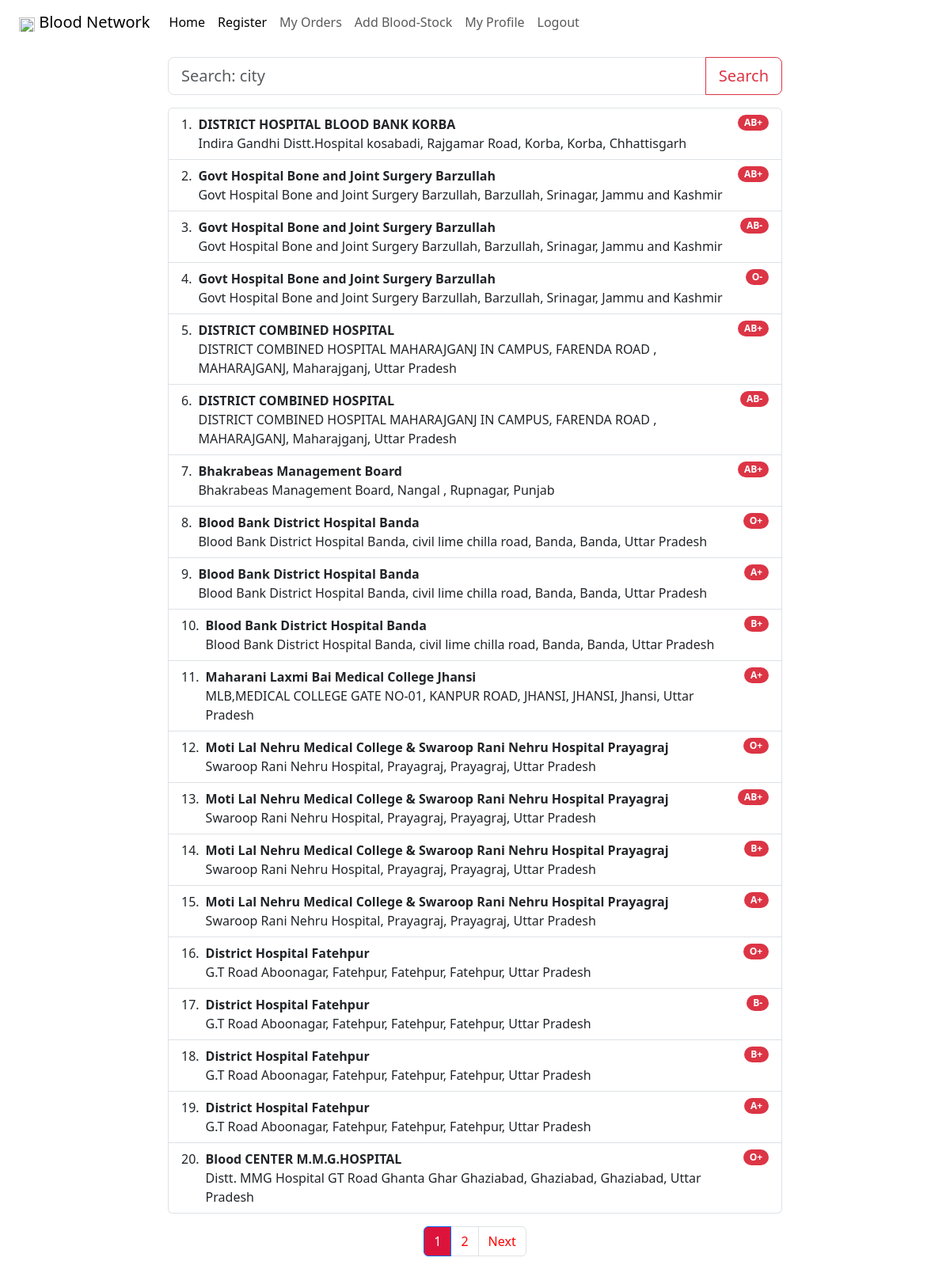
The page / on the database its author committed.
### homepage/models.py (models this page shows, shortened)
class bloodStock(models.Model):
    BLOOD_TYPE = (
        ('A+', 'A+'),
        ('A-', 'A-'),
        ('B+', 'B+'),
        ('B-', 'B-'),
        ('AB+', 'AB+'),
        ('AB-', 'AB-'),
        ('O+', 'O+'),
        ('O-', 'O-'),
    )
    blood_bank = models.ForeignKey(User, on_delete=models.CASCADE)
    blood_type = models.CharField(max_length=30, choices=BLOOD_TYPE)
    quantity = models.IntegerField(default=0)

class User(AbstractUser):
    USER_TYPE =(
        ('provider', 'provider'),
        ('reciever', 'reciever'),
    )
    profile_img = models.ImageField(upload_to="profile_img/", blank=True)
    contact_no = models.CharField(max_length=200, blank=True)
    address = models.CharField(max_length=200, blank=True)
    city = models.CharField(max_length=100, blank=True)
    state = models.CharField(max_length=100, blank=True)
    user_type = models.CharField(max_length=20, choices=USER_TYPE)

### homepage/views.py (the view)
# urls.py: path("", views.index, name="index_view"),
def index(request):
    list = bloodStock.objects.all()
    paginator = pg(list, 20)
    page_number = request.GET.get("page")
    page_obj = paginator.get_page(page_number)
    return render(request, "homepage/index.html", {
        "message": "Homepage",
        "list": page_obj
    })

### homepage/templates/homepage/index.html (shortened to what this page needs)
{% extends 'homepage/layout.html'%}
{% load static %}
{% block style %}<link rel="stylesheet" href="{% static 'homepage/style.css' %}" />{% endblock %}
{% block body %}
<div class="row justify-content-center align-items-end" style="height: 10vh;">
  <div class="col-8 bg-white">
    <form action="{% url 'search_view' %}">
      <div class="input-group input-group-lg mb-3">
        <input type="text" class="form-control" name="query" placeholder="Search: city" aria-label="Search"
          aria-describedby="button-addon2" value="{{value}}">
        <button class="btn btn-outline-danger" type="submit" id="button-addon2">Search</button>
      </div>
    </form>
  </div>
</div>
<div class="row justify-content-center">
  <div class="col-8">
    <ol class="list-group " id="listTable">
      {% if not list %}
        <h4 class="align-self-center">No Data</h4>
      {% else %}
        {% for listing in list %}
          <li data-listId="{{ listing.id }}" class="list-group-item d-flex justify-content-between align-items-start blood-list">
            <div>{{ listing.id }}.  </div>
            <div data-listId="{{ listing.id }}" class="ms-2 me-auto blood-list" id="bloodBankDetails">
              <div class="fw-bold blood-list" data-listId="{{ listing.id }}">{{listing.blood_bank.first_name}}</div>
              {{listing.blood_bank.address}}
            </div>
            <span class="badge text-bg-danger rounded-pill" data-listId="{{ listing.id }}">{{listing.blood_type}}</span>
          </li>
        {% endfor %}
      {% endif %}
    </ol>
  </div>
      <nav aria-label="...">
        <ul class="pagination justify-content-center mt-3">
          <li class="page-item active" aria-current="page">
            <a class="page-link" href="#" style="color:white; background-color: crimson;">{{ list.number }}</a>
          </li>
          {% if list.has_next %}
            <li class="page-item"><a class="page-link" href="?page={{ list.next_page_number }}" style="color:red;">{{ list.next_page_number }}</a></li>
            <li class="page-item">
              <a class="page-link" href="?page={{ list.next_page_number }}" style="color:red;">Next</a>
            </li>
          {%endif %}
        </ul>
      </nav>
{% endblock %}

### rows shown on the page
bloodStock: id "1", blood_bank.first_name "DISTRICT HOSPITAL BLOOD BANK KORBA", blood_bank.address "Indira Gandhi Distt.Hospital kosabadi, Rajgamar Road, Korba, Korba, Chhattisgarh", blood_type "AB+"
bloodStock: id "2", blood_bank.first_name "Govt Hospital Bone and Joint Surgery Barzullah", blood_bank.address "Govt Hospital Bone and Joint Surgery Barzullah, Barzullah, Srinagar, Jammu and Kashmir", blood_type "AB+"
bloodStock: id "3", blood_bank.first_name "Govt Hospital Bone and Joint Surgery Barzullah", blood_bank.address "Govt Hospital Bone and Joint Surgery Barzullah, Barzullah, Srinagar, Jammu and Kashmir", blood_type "AB-"
bloodStock: id "4", blood_bank.first_name "Govt Hospital Bone and Joint Surgery Barzullah", blood_bank.address "Govt Hospital Bone and Joint Surgery Barzullah, Barzullah, Srinagar, Jammu and Kashmir", blood_type "O-"
bloodStock: id "5", blood_bank.first_name "DISTRICT COMBINED HOSPITAL", blood_bank.address "DISTRICT COMBINED HOSPITAL MAHARAJGANJ IN CAMPUS, FARENDA ROAD , MAHARAJGANJ, Maharajganj, Uttar Pradesh", blood_type "AB+"
bloodStock: id "6", blood_bank.first_name "DISTRICT COMBINED HOSPITAL", blood_bank.address "DISTRICT COMBINED HOSPITAL MAHARAJGANJ IN CAMPUS, FARENDA ROAD , MAHARAJGANJ, Maharajganj, Uttar Pradesh", blood_type "AB-"
bloodStock: id "7", blood_bank.first_name "Bhakrabeas Management Board", blood_bank.address "Bhakrabeas Management Board, Nangal , Rupnagar, Punjab", blood_type "AB+"
bloodStock: id "8", blood_bank.first_name "Blood Bank District Hospital Banda", blood_bank.address "Blood Bank District Hospital Banda, civil lime chilla road, Banda, Banda, Uttar Pradesh", blood_type "O+"
bloodStock: id "9", blood_bank.first_name "Blood Bank District Hospital Banda", blood_bank.address "Blood Bank District Hospital Banda, civil lime chilla road, Banda, Banda, Uttar Pradesh", blood_type "A+"
bloodStock: id "10", blood_bank.first_name "Blood Bank District Hospital Banda", blood_bank.address "Blood Bank District Hospital Banda, civil lime chilla road, Banda, Banda, Uttar Pradesh", blood_type "B+"
bloodStock: id "11", blood_bank.first_name "Maharani Laxmi Bai Medical College Jhansi", blood_bank.address "MLB,MEDICAL COLLEGE GATE NO-01, KANPUR ROAD, JHANSI, JHANSI, Jhansi, Uttar Pradesh", blood_type "A+"
bloodStock: id "12", blood_bank.first_name "Moti Lal Nehru Medical College & Swaroop Rani Nehru Hospital Prayagraj", blood_bank.address "Swaroop Rani Nehru Hospital, Prayagraj, Prayagraj, Uttar Pradesh", blood_type "O+"
bloodStock: id "13", blood_bank.first_name "Moti Lal Nehru Medical College & Swaroop Rani Nehru Hospital Prayagraj", blood_bank.address "Swaroop Rani Nehru Hospital, Prayagraj, Prayagraj, Uttar Pradesh", blood_type "AB+"
bloodStock: id "14", blood_bank.first_name "Moti Lal Nehru Medical College & Swaroop Rani Nehru Hospital Prayagraj", blood_bank.address "Swaroop Rani Nehru Hospital, Prayagraj, Prayagraj, Uttar Pradesh", blood_type "B+"
bloodStock: id "15", blood_bank.first_name "Moti Lal Nehru Medical College & Swaroop Rani Nehru Hospital Prayagraj", blood_bank.address "Swaroop Rani Nehru Hospital, Prayagraj, Prayagraj, Uttar Pradesh", blood_type "A+"
bloodStock: id "16", blood_bank.first_name "District Hospital Fatehpur", blood_bank.address "G.T Road Aboonagar, Fatehpur, Fatehpur, Fatehpur, Uttar Pradesh", blood_type "O+"
bloodStock: id "17", blood_bank.first_name "District Hospital Fatehpur", blood_bank.address "G.T Road Aboonagar, Fatehpur, Fatehpur, Fatehpur, Uttar Pradesh", blood_type "B-"
bloodStock: id "18", blood_bank.first_name "District Hospital Fatehpur", blood_bank.address "G.T Road Aboonagar, Fatehpur, Fatehpur, Fatehpur, Uttar Pradesh", blood_type "B+"
bloodStock: id "19", blood_bank.first_name "District Hospital Fatehpur", blood_bank.address "G.T Road Aboonagar, Fatehpur, Fatehpur, Fatehpur, Uttar Pradesh", blood_type "A+"
bloodStock: id "20", blood_bank.first_name "Blood CENTER M.M.G.HOSPITAL", blood_bank.address "Distt. MMG Hospital GT Road Ghanta Ghar Ghaziabad, Ghaziabad, Ghaziabad, Uttar Pradesh", blood_type "O+"

### other values the page prints
{{ list.number }} "1"
{{ list.next_page_number }} "2"
